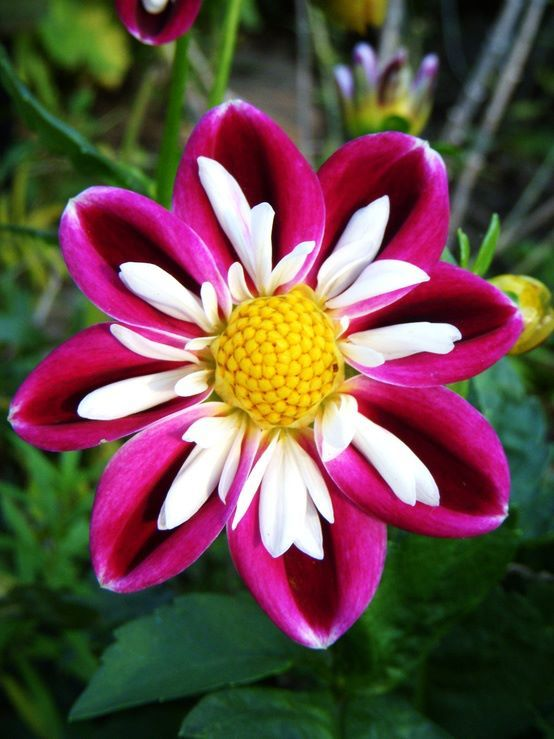
%> input picture flower.jpg, 554 x 739 px
$ octave Q7.m   (GNU Octave 9; MATLAB toolbox functions it lacks are replaced by stand-ins)
%> lines starting %> are read from the running program, lines starting %| are printed output that depends on the picture
clc;
clear;
close all;

% Q.7. Write a program to carry out neighborhood operation: ‘max’ within a 3 x 3 neighborhood of
%      each pixel of an grayscale image. Describe the mechanism used to calculate the intensities of
%      the boundary pixels.

% Answer

A = imread('flower.jpg');
%> A is the input picture: size 739x554x3 uint8; mean R, G, B 103.1, 76.7, 71.5
B = rgb2gray(A);
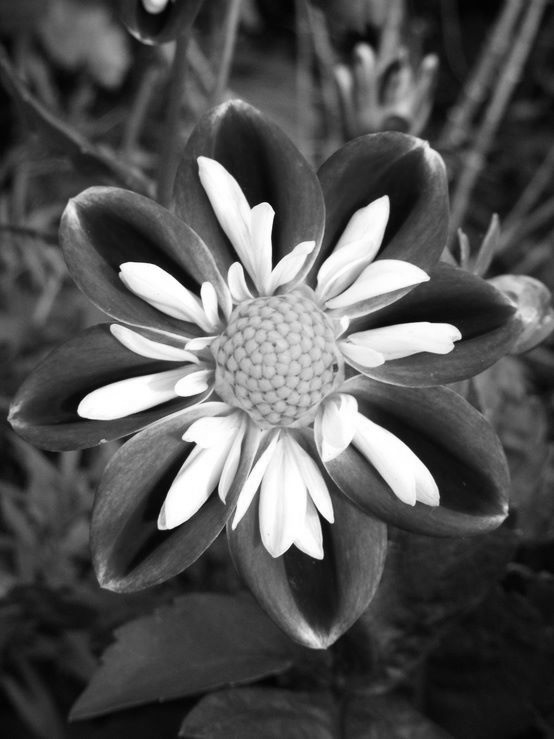
%> B: size 739x554 uint8; min 2, max 255, mean 84
% f = inline('max(x(:))'); %#ok<DINLN>
f = @(x) max(x(:));
I2 = nlfilter(B,[3 3],f);
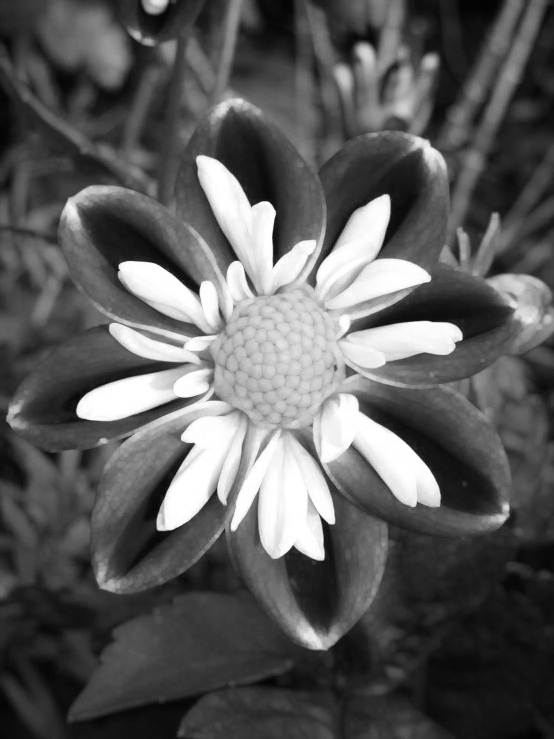
%> I2: size 739x554 uint8; min 3, max 255, mean 91.2
figure('Name','Before');
imshow(B);
figure('Name','After');
imshow(I2);

% Mechanism Used :- nfilter to set each pixel to the maximum value in its 3-by-3 neighborhood.
